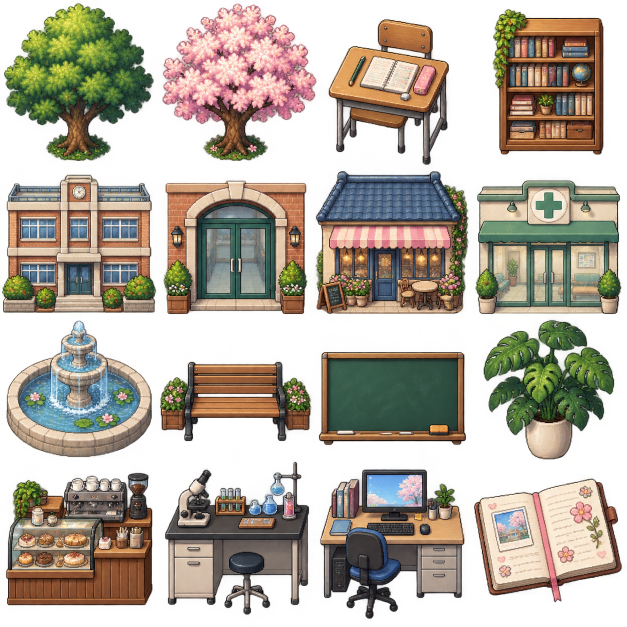
#> input picture components/rpg_game/assets/environment-source.png, 1254 x 1254 px (shown at 1/2 size); its folder holds 6 pictures in this run
$ python finish_art.py
#> lines starting #> are read from the running program, lines starting #| are printed output that depends on the picture
### tools/clean_atlas.py
"""Remove tiny disconnected alpha fragments from the two original prop atlases."""
from pathlib import Path
from collections import deque
from PIL import Image
def clean(path):
 im=Image.open(path).convert('RGBA')
 for cy in range(4):
  for cx in range(4):
   cell=im.crop((cx*256,cy*256,(cx+1)*256,(cy+1)*256));alpha=cell.getchannel('A');values=list(alpha.getdata());seen=bytearray(65536);groups=[]
   for start in range(65536):
    if seen[start] or values[start]<40:continue
    q=deque([start]);seen[start]=1;group=[]
    while q:
     n=q.popleft();group.append(n);x=n%256;y=n//256
     for a,b in ((x-1,y),(x+1,y),(x,y-1),(x,y+1)):
      if not 0<=a<256 or not 0<=b<256:continue
      j=b*256+a
      if not seen[j] and values[j]>=40:seen[j]=1;q.append(j)
    groups.append(group)
   threshold=max(40,max(map(len,groups),default=0)*.02);keep=set(n for group in groups if len(group)>=threshold for n in group)
   alpha.putdata([v if i in keep else 0 for i,v in enumerate(values)]);cell.putalpha(alpha);im.paste(cell,(cx*256,cy*256))
 im.save(path)
# [3 lines that do not run on import are left out]

### tools/finish_art.py
"""Normalize generated source to the existing atlas contract and record evidence."""
from pathlib import Path
from PIL import Image
import json,hashlib,collections
from clean_atlas import clean
root=Path(__file__).resolve().parents[1];a=root/'components/rpg_game/assets';data=root/'components/rpg_game/data'
im=Image.open(a/'environment-source.png').convert('RGBA');im.resize((1024,1024),Image.Resampling.NEAREST).save(a/'environment.png')
#> further down, im is the input picture: PIL image 1254x1254 RGBA; mean R, G, B, A 93.8, 81.6, 65.9, 147.7
#> after `im = Image.open(a / 'environment-source.png').convert('RGBA')`:
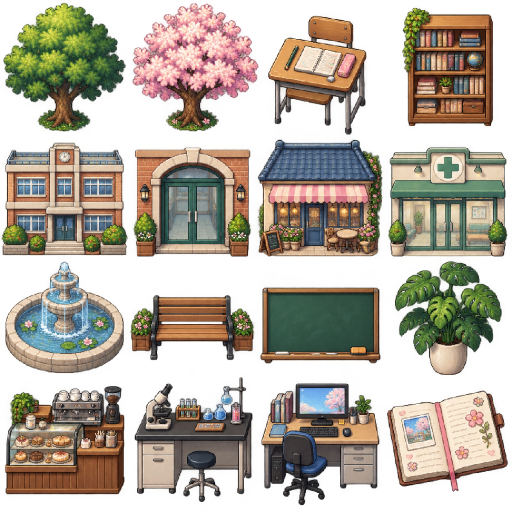
#> saved as environment.png: PIL image 1024x1024 RGBA (shown at 1/2 size); mean R, G, B, A 93.8, 81.6, 65.9, 147.7; transparent parts drawn white
clean(a/'environment.png')
#> after the loop in clean, `for cy in range(4):`:
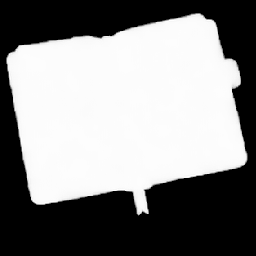
#> alpha: PIL image 256x256 L; min 0, max 255, mean 133.6
#> after the loop in clean, `for cy in range(4):`:
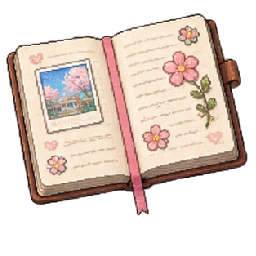
#> cell: PIL image 256x256 RGBA; mean R, G, B, A 125.9, 107.3, 97.2, 133.6; transparent parts drawn white
maps={p.stem:json.loads(p.read_text(encoding='utf-8')) for p in (data/'maps').glob('*.json')};errors=[]
for name,m in maps.items():
 w,h=m['width'],m['height'];sx,sy=m['spawn'];seen={(sx,sy)};q=collections.deque(seen)
 while q:
  x,y=q.popleft()
  for dx,dy in ((1,0),(-1,0),(0,1),(0,-1)):
   xx,yy=x+dx,y+dy
   if 0<=xx<w and 0<=yy<h and (xx,yy) not in seen and not m['solid'][yy*w+xx]:seen.add((xx,yy));q.append((xx,yy))
 for p in m['portals']+m['interactions']+m['npcs']:
  if not any((p['x']+dx,p['y']+dy) in seen for dx,dy in ((0,0),(1,0),(-1,0),(0,1),(0,-1))):errors.append([name,p.get('name',p.get('label')),'unreachable'])
 for p in m['portals']:
  dest=maps.get(p['target']);pos=p.get('arrival')
  if not dest:errors.append([name,p['target'],'missing target'])
  elif not pos or not (0<=pos[0]<dest['width'] and 0<=pos[1]<dest['height']):errors.append([name,p['target'],'invalid arrival'])
  elif dest['solid'][pos[1]*dest['width']+pos[0]]:errors.append([name,p['target'],'solid arrival'])
school={'version':1,'schoolName':'서라벌여중','evidenceScope':'첨부 ZIP과 지시문만 확인; 최신 실측 도면과 실제 사진은 제공되지 않음','confirmedFromUserBrief':[{'feature':'학습지원실2부터 왼쪽 날개가 90도 꺾이는 ㄱ자 구조','status':'brief-confirmed; physical placement unverified'},{'feature':'학교 명칭 서라벌여중','status':'brief-confirmed'}],'inferred':[{'feature':'층별 객실 순서, 치수, 문 위치, 계단 좌표','status':'provisional; original project data'},{'feature':'외벽 벽돌·창문·지붕 재질, 방별 내부 가구 배치','status':'fictionalized for game; real photos required'}],'floorMaps':[{'id':k,'roomCount':sum(p['target'].startswith('room-') for p in m['portals']),'shape':'L-shaped corridor in data','status':'project-derived; physical validation pending'} for k,m in maps.items() if k.startswith('floor')],'schoolRoomCount':sum(k.startswith('room-') for k in maps),'indoorRoomCount':sum(m['kind']=='room' for m in maps.values()),'realPlanValidation':'additional source required; not represented as exact reconstruction'}
(data/'school_evidence.json').write_text(json.dumps(school,ensure_ascii=False,indent=2),encoding='utf-8')
(root/'docs/evidence/graphics-connectivity.json').write_text(json.dumps({'maps':len(maps),'roomCount':school['schoolRoomCount'],'checks':'spawn reachability; interaction adjacency; portal target and arrival bounds; solid arrival','errors':errors},ensure_ascii=False,indent=2),encoding='utf-8')
#> (the run stopped early here; a loop or call above may not have finished)
